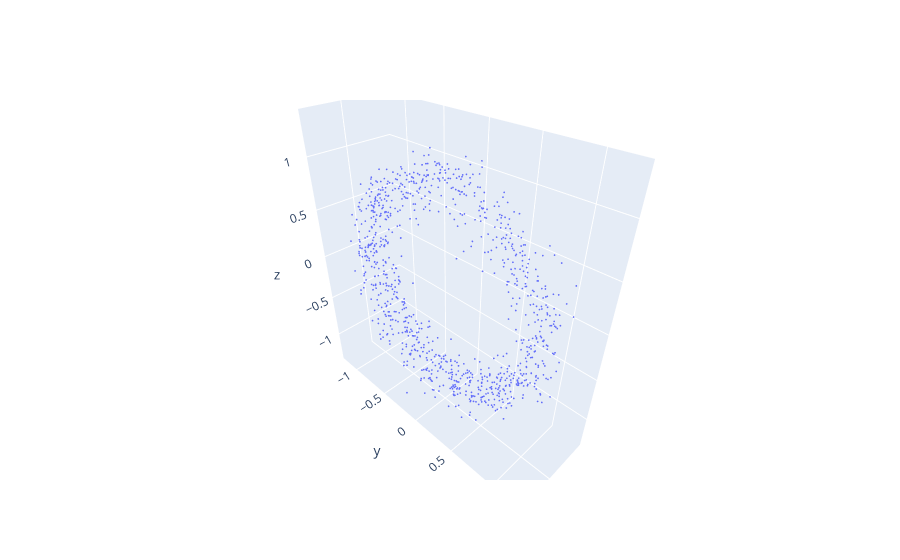

Notebook cell for this chart:
### Markdown cell above
Clearly, a random projection isn't necessarily the most useful.  We want the **best possible** subspace to project onto.  PCA defines the best $d$-dimensional subspace as the $d$-dimensional subspace with the largest variance in the data.

Recall that we can calculate the population variance using
$$\hat{\Sigma} = \frac{1}{n}X^T X$$
Where we assume $X$ has zero mean (i.e $\tfrac{1}{n} 1^T X = 0$)

Let $v$ be a unit vector.  The projection onto the subspace spanned by $v$ is calculated as $X v$.  Note that if $X$ has zero-mean that $Xv$ will also have zero mean (prove it).  The variance in this 1-dimensional subspace is then
$$\sigma(v) = \frac{1}{n} (Xv)^T (Xv) = \frac{1}{n} v^T X^T X v$$

So the subspace with the largest variance is defined by the unit vector $v$ which maximizes
$$v^T (\frac{1}{n} X^T X) v = v^T \hat{\Sigma} v$$

We can write this as the variational problem
$$ 
\operatorname{maximze}_{v\in \mathbb{R}^n} v^T \hat{\Sigma} v\\
\text{subject to } \|v\|_2 = 1
$$

We recognize this as the problem of [finding the largest magnitude eigenpair](https://en.wikipedia.org/wiki/Min-max_theorem) of $\hat{\Sigma}$, where $v$ is the eigenvector, and the eigenvalue of $v$ is $\sigma(v)$ (prove it).

If we want to project into a $k+1$ dimensional space, we then find 
$$ 
\operatorname{maximze}_{v\in \mathbb{R}^n} v^T \hat{\Sigma} v\\
\text{subject to } \|v\|_2 = 1, v^T V_k = 0
$$
where $V_k = [v_1,\dots,v_k]$ spans the optimal $k$-dimensional subspace.

This boils down to finding the largest $k+1$ dimensional eigenspace of $\hat{\Sigma}$.

The vectors $v_1,\dots, v_k$ are known as the **principal components** of $X$

### Code cell
def mean_center(X):
    mu = np.average(X, axis=0) # 1^T X / n
    return X - mu

def variance(X):
    n = X.shape[0]
    X = mean_center(X)
    return X.T @ X / n

def principal_vectors(X, k=3):
    Sigma = variance(X)
    lam, V = np.linalg.eigh(Sigma)
    return V[:,-k:] # eigenvalues in increasing order

def pca_projection(X, k=3):
    V = principal_vectors(X, k=k)
    return X @ V


X = sample_noisy_sphere(1000, d=100, sigma=0.1)
Xpca = pca_projection(X, k=3)

quick_scatter(Xpca)

### Figure 1 — Plotly figure (JSON) as saved in the notebook; plotly's stock layout.template omitted (floating-point values rounded to 4 significant figures; data arrays with more than 128 entries replaced by an {"elided": "..."} marker saying what was removed)
{"data": [{"marker": {"size": 1}, "mode": "markers", "type": "scatter3d", "x": {"elided": "1000 float values"}, "y": {"elided": "1000 float values"}, "z": {"elided": "1000 float values"}}], "layout": {}}
